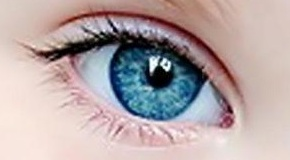
#> input picture olho.jpg, 290 x 160 px
$ python alg009.py   (older library calls are emulated)
#> lines starting #> are read from the running program, lines starting #| are printed output that depends on the picture; after the words box and inside, x2 and y2 are one past the last pixel; in counts of white or black regions, pixels touching at a corner belong together
import mahotas
import numpy as np
import cv2

imagem_ = cv2.imread('olho.jpg')
#> imagem_ is the input picture: shape (160, 290, 3); mean B, G, R 166.4, 166.3, 180.4
imagem_ = cv2.cvtColor(imagem_, cv2.COLOR_BGR2GRAY)
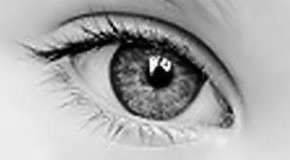
#> imagem_: shape (160, 290); min 0, max 252, mean 170.5
suave = cv2.GaussianBlur(imagem_, (7, 7), 0)
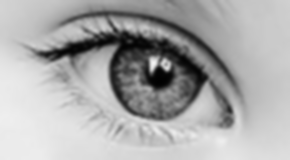
#> suave: shape (160, 290); min 1, max 243, mean 170.5
T = mahotas.thresholding.otsu(suave)
#> T = 138
temp = imagem_.copy()
temp[temp > T] = 255
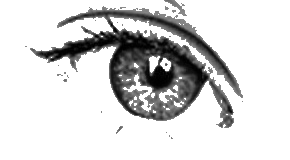
#> temp: shape (160, 290); min 0, max 255, mean 214.7
temp[temp < 255] = 0
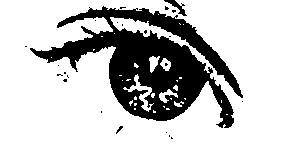
#> temp: shape (160, 290); 77.8% white; 23 black regions (20 under 20 px), largest, box (x1, y1, x2, y2) and area: (30, 6, 243, 128) 10083, (164, 0, 187, 16) 113, (116, 126, 123, 134) 21
temp = cv2.bitwise_not(temp)
#> (the run stopped early here; a loop or call above may not have finished)
